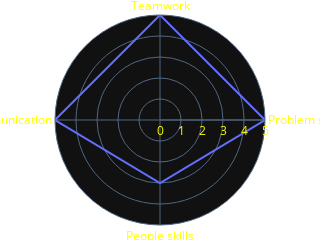

Notebook cell for this chart:
### Code cell
dfIT = pd.DataFrame(dict(
    r = [5,5,3,5],
    theta = ["Teamwork","Problem solving","People skills","Communication"]))
fig = px.line_polar(dfIT, r = "r", theta = "theta", line_close = True, width = 300, height = 200)

fig.update_layout(
    template = "plotly_dark",
    margin = dict(l = 15, r = 15, t = 15, b = 15),
    paper_bgcolor = 'rgba(0,0,0,0)',
    plot_bgcolor = 'grey',
    font_color = "yellow",
)

fig.show()

fig.write_html(r"C:\Users\Tino\HTML harjoittelu\Kuvat\skill figs\general.html")

### Figure 1 — Plotly figure (JSON) as saved in the notebook; plotly's stock layout.template omitted (floating-point values rounded to 4 significant figures)
{"data": [{"hovertemplate": "r=%{r}<br>theta=%{theta}<extra></extra>", "legendgroup": "", "line": {"color": "#636efa", "dash": "solid"}, "marker": {"symbol": "circle"}, "mode": "lines", "name": "", "r": [5, 5, 3, 5, 5], "showlegend": false, "subplot": "polar", "theta": ["Teamwork", "Problem solving", "People skills", "Communication", "Teamwork"], "type": "scatterpolar"}], "layout": {"font": {"color": "yellow"}, "height": 200, "legend": {"tracegroupgap": 0}, "margin": {"b": 15, "l": 15, "r": 15, "t": 15}, "paper_bgcolor": "rgba(0,0,0,0)", "plot_bgcolor": "grey", "polar": {"angularaxis": {"direction": "clockwise", "rotation": 90}, "domain": {"x": [0, 1], "y": [0, 1]}}, "width": 300}}
